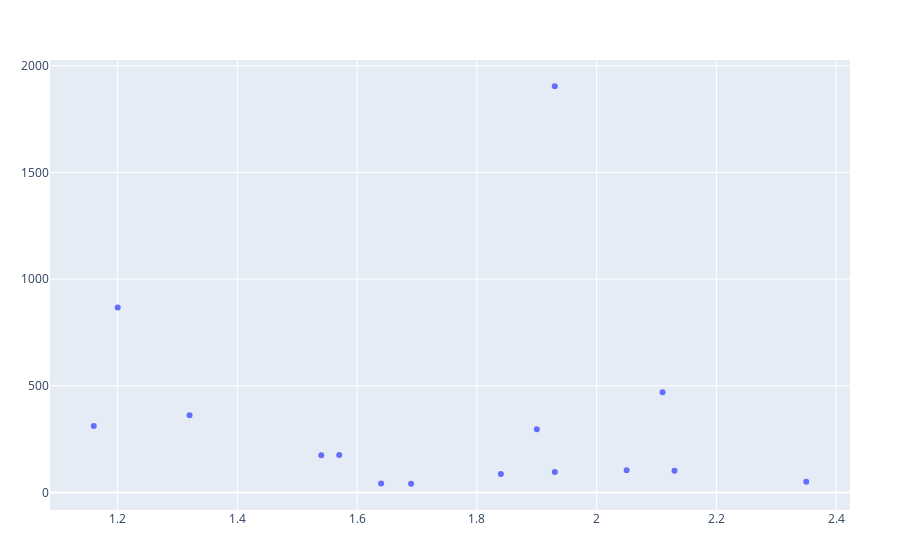

The notebook cell saved with this chart:
### Code cell
plot(scatter(agri_col_cleansed, x=:Phosphorus, y=:num_of_protests, mode="markers"))

### Figure 1 — Plotly figure (JSON) as saved in the notebook; plotly's stock layout.template omitted (floating-point values rounded to 4 significant figures)
{"data": [{"mode": "markers", "type": "scatter", "x": [1.57, 2.13, 1.64, 1.2, 1.93, 1.9, 2.35, 1.84, 1.16, 1.54, 1.93, 2.11, 1.69, 1.32, 2.05], "y": [176, 102, 42, 867, 96, 296, 50, 87, 312, 175, 1904, 470, 41, 362, 104]}], "layout": {"autosize": true, "margin": {"b": 50, "l": 50, "r": 50, "t": 60}, "xaxis": {"autorange": true, "range": [1.088, 2.422], "type": "linear"}, "yaxis": {"autorange": true, "range": [-98.19, 2043.0], "type": "linear"}}}
